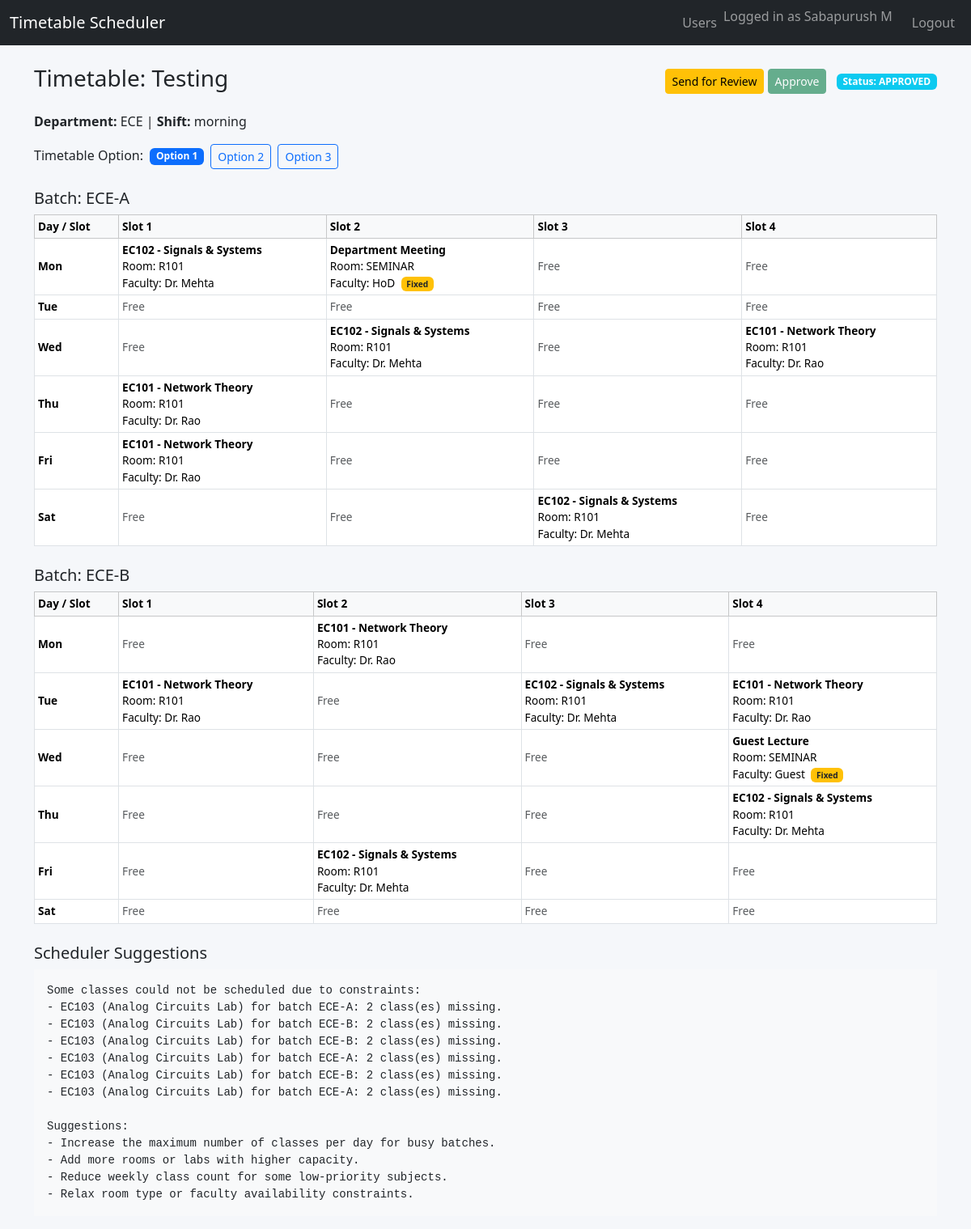
/timetable/6 (signed in), run on the app's committed database.
### tables this page shows
CREATE TABLE users (
    id INTEGER PRIMARY KEY AUTOINCREMENT,
    username TEXT UNIQUE NOT NULL,
    password_hash TEXT NOT NULL,
    role TEXT NOT NULL
);

CREATE TABLE timetables (
    id INTEGER PRIMARY KEY AUTOINCREMENT,
    name TEXT NOT NULL,
    department TEXT,
    shift TEXT,
    status TEXT NOT NULL,         -- DRAFT / UNDER_REVIEW / APPROVED
    input_json TEXT NOT NULL,     -- stores rooms, batches, subjects, etc.
    solution_json TEXT,           -- stores multiple timetable options
    suggestions TEXT,             -- text explaining problems/suggestions
    created_by INTEGER,
    created_at TEXT,
    FOREIGN KEY (created_by) REFERENCES users(id)
);

### app.py (the view)
@app.route('/timetable/<int:timetable_id>')
@login_required
def view_timetable(timetable_id):
    user = current_user()
    conn = get_db()
    t = conn.execute(
        "SELECT * FROM timetables WHERE id = ?",
        (timetable_id,)
    ).fetchone()
    conn.close()
    if not t:
        flash("Timetable not found.", "danger")
        return redirect(url_for('dashboard'))
    input_data = json.loads(t['input_json'])
    options = json.loads(t['solution_json']) if t['solution_json'] else []
    suggestions = t['suggestions']
    try:
        option_index = int(request.args.get('option', 0) or 0)
    except ValueError:
        option_index = 0
    current_option = None
    if options:
        option_index = max(0, min(option_index, len(options) - 1))
        current_option = options[option_index]
        current_option['timetable'] = normalize_timetable_keys(current_option['timetable'])
    return render_template(
        'view_timetable.html',
        user=user,
        t=t,
        input_data=input_data,
        options=options,
        current_option=current_option,
        option_index=option_index,
        suggestions=suggestions
    )

### app.py (called while the page is built)
def get_db():
    conn = sqlite3.connect(DATABASE)
    conn.row_factory = sqlite3.Row
    return conn

def current_user():
    if 'user_id' in session:
        conn = get_db()
        user = conn.execute(
            "SELECT * FROM users WHERE id = ?",
            (session['user_id'],)
        ).fetchone()
        conn.close()
        return user
    return None

def login_required(f):
    @wraps(f)
    def wrapper(*args, **kwargs):
        if not current_user():
            return redirect(url_for('login'))
        return f(*args, **kwargs)
    return wrapper

def normalize_timetable_keys(timetable):
    new_tt = {}
    for batch, days in timetable.items():
        new_tt[batch] = {}
        for day_key, slots in days.items():
            day = int(day_key) if not isinstance(day_key, int) else day_key
            new_tt[batch][day] = {}
            for slot_key, cell in slots.items():
                slot = int(slot_key) if not isinstance(slot_key, int) else slot_key
                new_tt[batch][day][slot] = cell
    return new_tt

### templates/view_timetable.html
{% extends "base.html" %}
{% block content %}
<div class="d-flex justify-content-between align-items-center mb-3">
  <h3>Timetable: {{ t['name'] }}</h3>
  <div>
    <form method="post"
          action="{{ url_for('change_status', timetable_id=t['id'], new_status='UNDER_REVIEW') }}"
          class="d-inline">
      <button class="btn btn-warning btn-sm"
              {% if t['status'] == 'UNDER_REVIEW' %}disabled{% endif %}>
        Send for Review
      </button>
    </form>
    <form method="post"
          action="{{ url_for('change_status', timetable_id=t['id'], new_status='APPROVED') }}"
          class="d-inline">
      <button class="btn btn-success btn-sm"
              {% if t['status'] == 'APPROVED' %}disabled{% endif %}>
        Approve
      </button>
    </form>
    <span class="badge bg-info ms-2">Status: {{ t['status'] }}</span>
  </div>
</div>
<p>
  <b>Department:</b> {{ t['department'] }} |
  <b>Shift:</b> {{ t['shift'] }}
</p>
{% if options and current_option %}
  <div class="mb-3">
    <span>Timetable Option:</span>
    {% for i in range(options|length) %}
      {% if i == option_index %}
        <span class="badge bg-primary ms-1">Option {{ i+1 }}</span>
      {% else %}
        <a class="btn btn-outline-primary btn-sm ms-1"
           href="{{ url_for('view_timetable', timetable_id=t['id'], option=i) }}">
          Option {{ i+1 }}
        </a>
      {% endif %}
    {% endfor %}
  </div>
  {% set days_list = ['Mon','Tue','Wed','Thu','Fri','Sat','Sun'] %}
  {% set num_days = current_option['num_days'] %}
  {% set slots_per_day = current_option['slots_per_day'] %}
  {% set batches = current_option['batches'] %}
  {% set tt = current_option['timetable'] %}
  {% for batch in batches %}
    <h5 class="mt-4">Batch: {{ batch }}</h5>
    <table class="table table-bordered table-sm align-middle">
      <thead class="table-light">
        <tr>
          <th>Day / Slot</th>
          {% for s in range(slots_per_day) %}
            <th>Slot {{ s+1 }}</th>
          {% endfor %}
        </tr>
      </thead>
      <tbody>
      {% for d in range(num_days) %}
        <tr>
          <th>{{ days_list[d] }}</th>
          {% set day_map = tt.get(batch, {}).get(d, {}) %}
          {% for s in range(slots_per_day) %}
            {% set cell = day_map.get(s) %}
            {% if cell %}
              <td>
                <strong>{{ cell.subject }}</strong><br>
                Room: {{ cell.room }}<br>
                Faculty: {{ cell.faculty }}
                {% if cell.special %}
                  <span class="badge bg-warning text-dark ms-1">Fixed</span>
                {% endif %}
              </td>
            {% else %}
              <td class="text-muted">Free</td>
            {% endif %}
          {% endfor %}
        </tr>
      {% endfor %}
      </tbody>
    </table>
  {% endfor %}
  <div class="mt-4">
    <h5>Scheduler Suggestions</h5>
    <pre class="bg-light p-3" style="white-space: pre-wrap;">{{ suggestions }}</pre>
  </div>
{% else %}
  <p>No timetable options stored.</p>
{% endif %}
{% endblock %}

### templates/base.html (shortened to what this page needs)
<!DOCTYPE html>
<html lang="en">
<head>
    <link href="https://cdn.jsdelivr.net/npm/bootstrap@5.3.2/dist/css/bootstrap.min.css" rel="stylesheet">
    <link rel="stylesheet" href="{{ url_for('static', filename='style.css') }}">
</head>
<body>
<nav class="navbar navbar-expand-lg navbar-dark bg-dark mb-4">
  <div class="container-fluid">
    <a class="navbar-brand" href="{{ url_for('dashboard') }}">Timetable Scheduler</a>
    <div class="collapse navbar-collapse">
      <ul class="navbar-nav ms-auto">
       {% if user %}
<li class="nav-item">
  {% if user['role'] == 'ADMIN' %}
    <a class="nav-link" href="{{ url_for('list_users') }}">Users</a>
  {% endif %}
</li>
<li class="nav-item">
  <span class="navbar-text me-3">Logged in as {{ user['username'] }}</span>
</li>
<li class="nav-item">
  <a class="nav-link" href="{{ url_for('logout') }}">Logout</a>
</li>
{% endif %}
      </ul>
    </div>
  </div>
</nav>
<div class="container">
    {% block content %}{% endblock %}
</div>
</body>
</html>

### static/style.css (style rules this page uses)
body { background-color: #f5f7fa; }
table.table td, table.table th { font-size: 0.85rem; }

### data on the page
users: username "Sabapurush M"
timetables: name "Testing", status "APPROVED", department "ECE", shift "morning", suggestions "Some classes could not be scheduled due to constraints: - EC103 (Analog Circuits Lab) for batch ECE-A: 2 class(es) missing. - EC103 (Analog Circuits Lab) for batch ECE-B: 2 class(es) missing. - EC103 (Analog Circuits Lab) for batch ECE-B: 2 class(es) missing. - EC103 (Analog Circuits Lab) for batch ECE-A: 2 class(es) missing. - EC103 (Analog Circuits Lab) for batch ECE-B: 2 class(es) missing. - EC103 (Analog Circuits Lab) for batch ECE-A: 2 class(es) missing. Suggestions: - Increase the maximum number of classes per day for busy batches. - Add more rooms or labs with higher capacity. - Reduce weekly class count for some low-priority subjects. - Relax room type or faculty availability…"

### other printed values
{{ i+1 }} "1"
{{ i+1 }} "2" "3"
{{ batch }} "ECE-A" "ECE-B"
{{ s+1 }} "1" "2" "3" "4" "1" "2" "3" "4"
{{ days_list[d] }} "Mon" "Tue" "Wed" "Thu" "Fri" "Sat" "Mon" "Tue" "Wed" "Thu" "Fri" "Sat"
{{ cell.subject }} "EC102 - Signals & Systems" "Department Meeting" "EC102 - Signals & Systems" "EC101 - Network Theory" "EC101 - Network Theory" "EC101 - Network Theory" "EC102 - Signals & Systems" "EC101 - Network Theory" "EC101 - Network Theory" "EC102 - Signals & Systems" "EC101 - Network Theory" "Guest Lecture" "EC102 - Signals & Systems" "EC102 - Signals & Systems"
{{ cell.room }} "R101" "SEMINAR" "R101" "R101" "R101" "R101" "R101" "R101" "R101" "R101" "R101" "SEMINAR" "R101" "R101"
{{ cell.faculty }} "Dr. Mehta" "HoD" "Dr. Mehta" "Dr. Rao" "Dr. Rao" "Dr. Rao" "Dr. Mehta" "Dr. Rao" "Dr. Rao" "Dr. Mehta" "Dr. Rao" "Guest" "Dr. Mehta" "Dr. Mehta"
